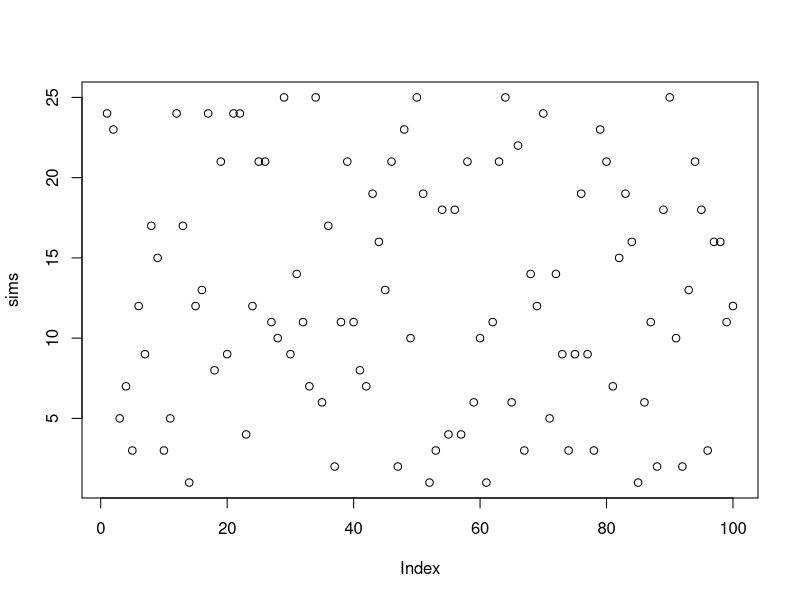
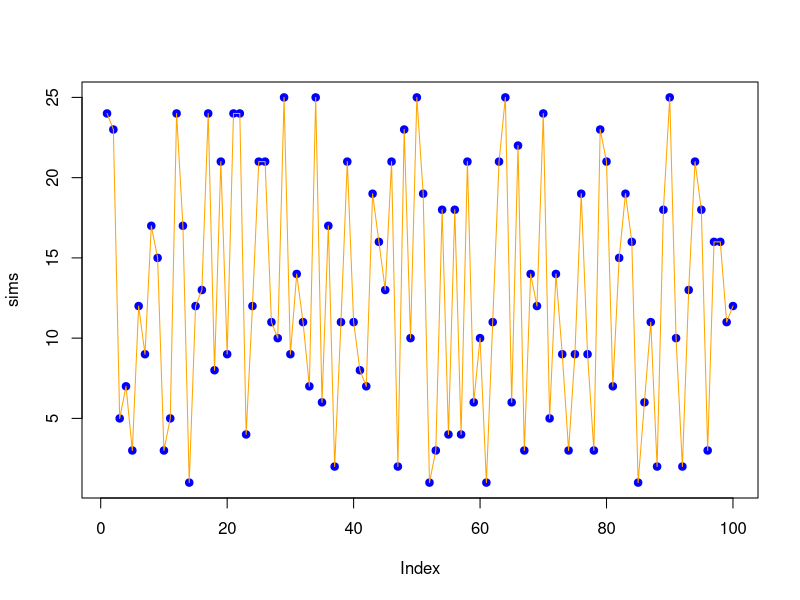
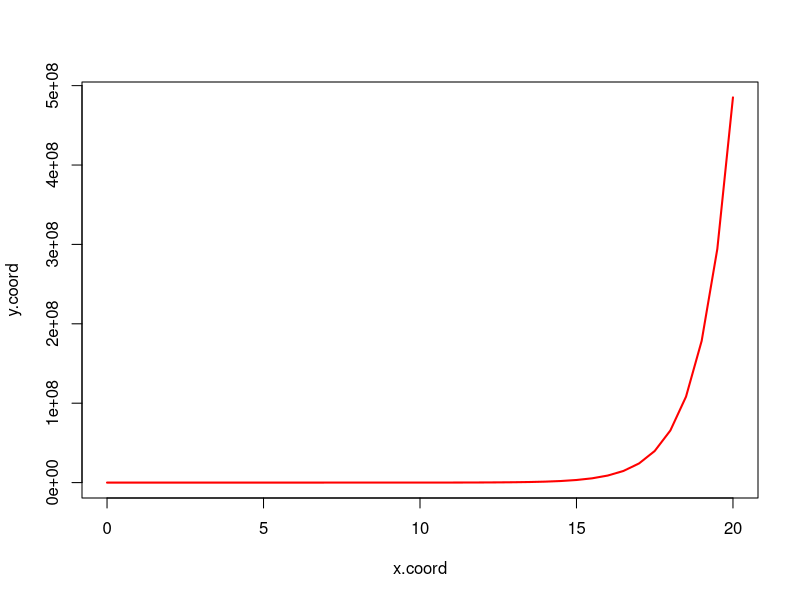
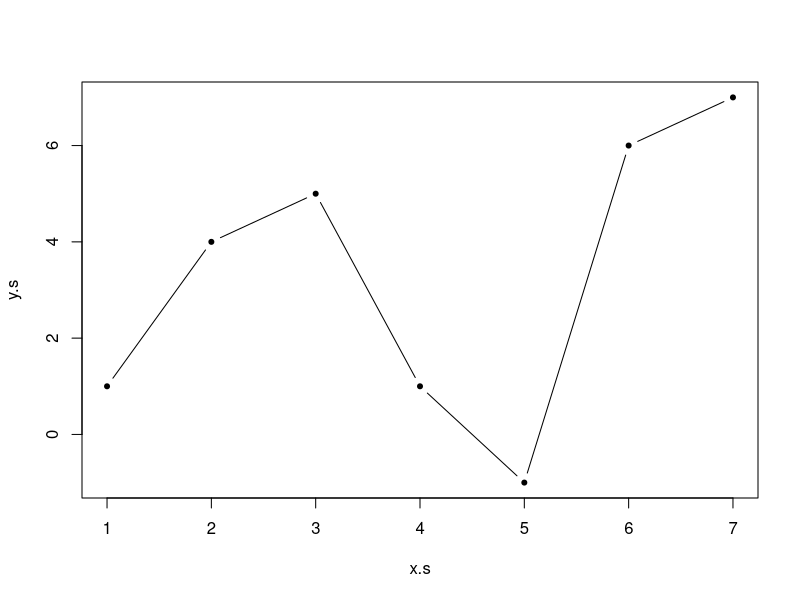

R code for these plots, in order:
sims=sample(1:25, 100, replace=TRUE)
sims
plot(sims)
plot(sims, pch=19, col="blue")
lines(sims, col="orange")

x.coord=seq(0, 20, 0.5)
y.coord=exp(x.coord)
plot(x.coord, y.coord, type="l", 
     col="red", lwd=2)

x.s=1:7
y.s=c(1,4,5,1,-1,6,7)
plot(x.s, y.s, pch=20, type="b")
